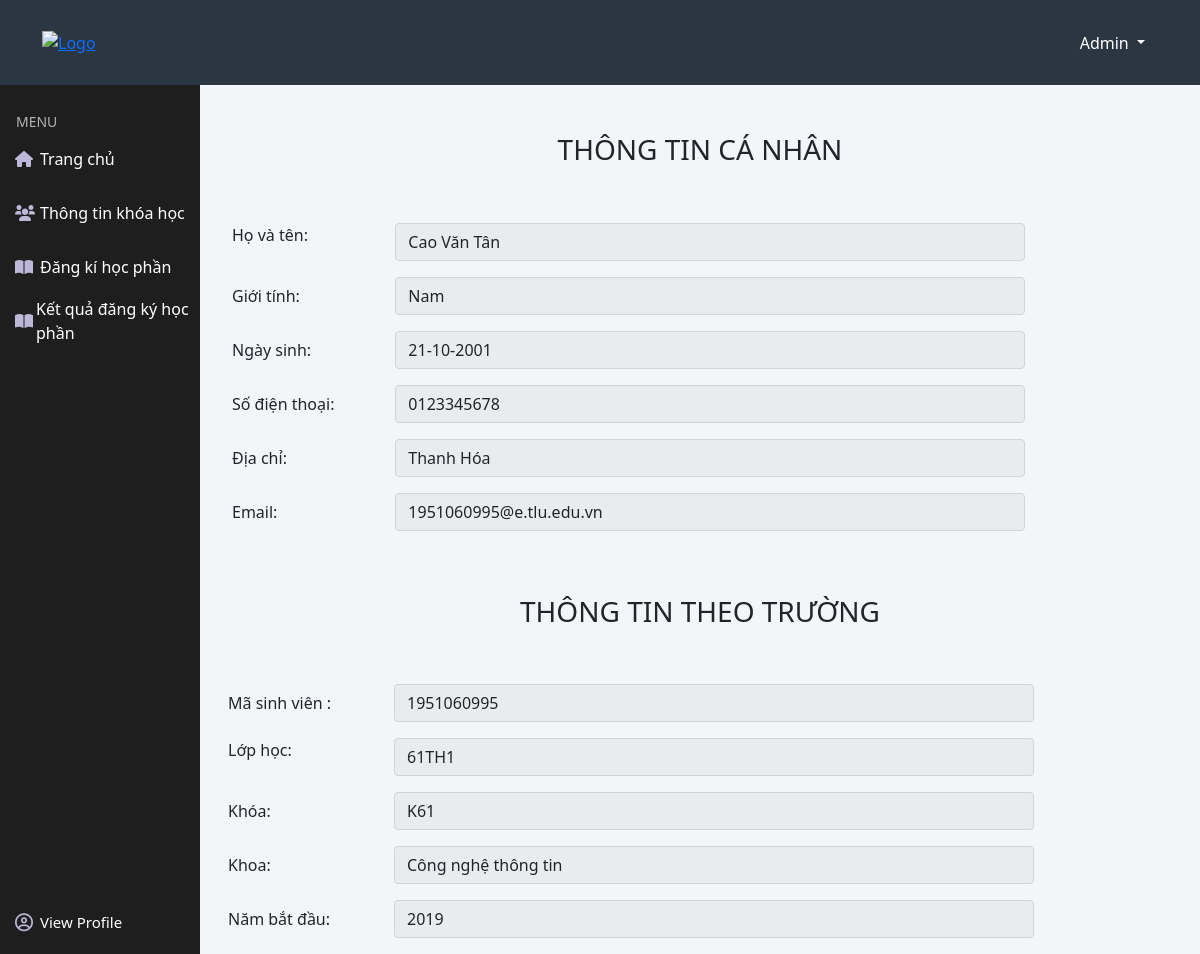
The page /view/student/student_info.php on the database as committed earlier.
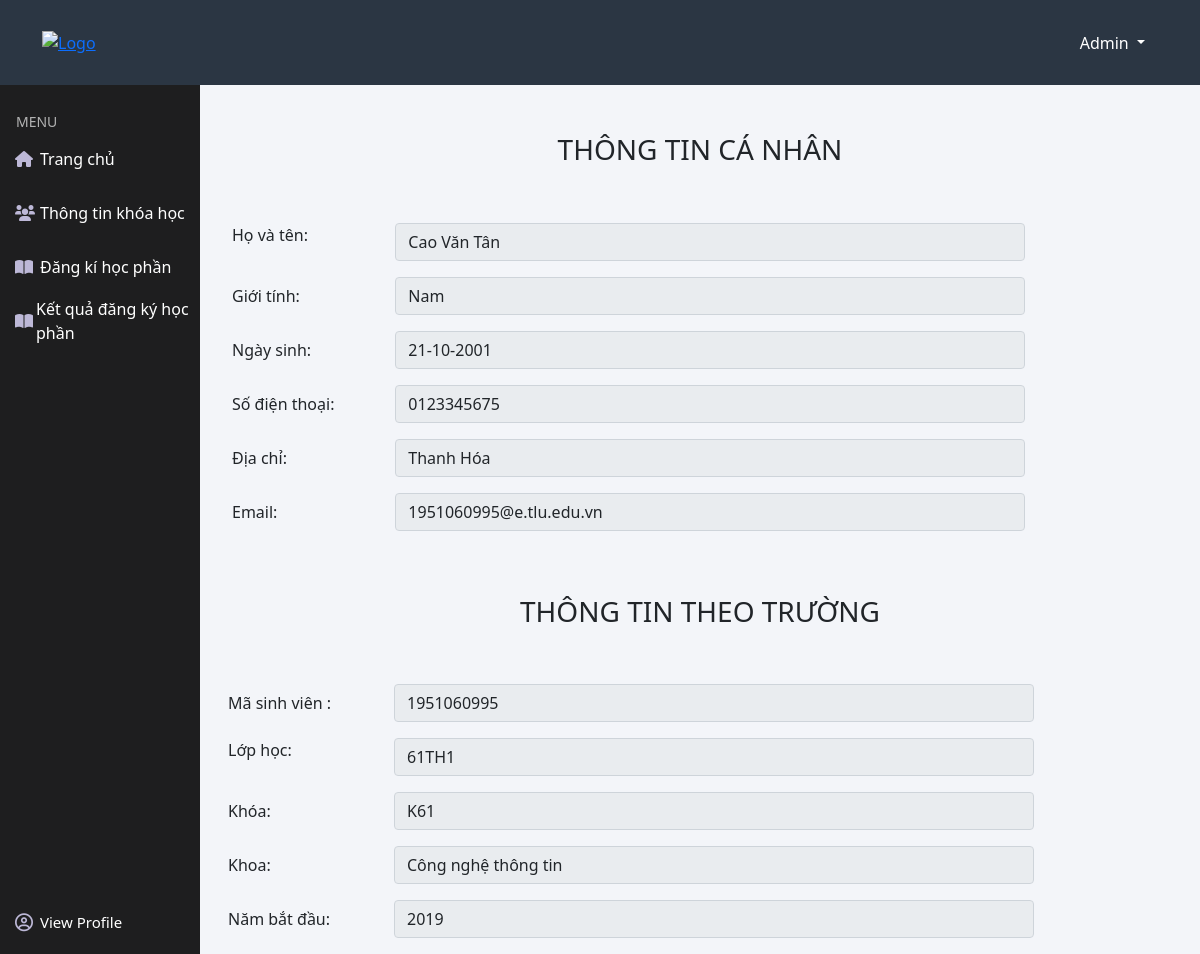
The same page on the database as committed later.
### tables this page shows
CREATE TABLE `student` (
  `std_id` varchar(10) NOT NULL,
  `std_name` varchar(50) NOT NULL,
  `std_gender` tinyint(1) NOT NULL,
  `std_birthday` date NOT NULL,
  `std_phone` varchar(10) NOT NULL,
  `std_email` varchar(50) NOT NULL,
  `std_address` varchar(100) NOT NULL,
  `std_pass` varchar(100) NOT NULL,
  `class_id` int(10) UNSIGNED NOT NULL
);

### view/student/student_info.php (the view, shortened to what the changed rows need)
<?php
include '../../partials-front/header.php';
include '../../partials-front/student_menu.php';
include '../../config/config.php';
$sql = "SELECT * FROM student e INNER JOIN class o on e.class_id = o.class_id INNER JOIN office a on  o.office_id = a.office_id INNER JOIN course c on o.course_id = c.course_id ";
 $result = mysqli_query($con,$sql);
 $row = mysqli_fetch_assoc($result);
?>
<div class="col-10 float-end">
    <div class="container">
        <div class="row ">
            <div class="col-12">
                <div class="ms-2 mb-3 row">
                    <div class="col-sm-8">
                        <input type="text" readonly value="<?php echo $row['std_name'] ?> " class="form-control"
                            id="inputPassword" name="st_name">
                    </div>
                </div>
                <div class=" ms-2 mb-3 row">
                    <div class="col-sm-8">
                        <input type="text" readonly value="<?php if($row['std_gender'] == true)
                        {echo 'Nam' ;}
                        else { echo 'Nữ';
                        }?> "
                         class="form-control"
                            id="staticEmail" name="st_gender">
                    </div>
                </div>
                <div class="ms-2 mb-3 row">
                    <div class="col-sm-8">
                        <input type="text" readonly value="<?php $date = explode('-', $row['std_birthday']);
                            $birthday = $date[2] . '-' . $date[1] . '-' . $date[0];
                            echo  $birthday;?> " class="form-control"
                            id="inputPassword" name="st_date">
                    </div>
                </div>
                <div class="ms-2 mb-3 row">
                    <div class="col-sm-8">
                        <input type="text" readonly value="<?php echo $row['std_phone'] ?> " class="form-control"
                            id="staticEmail" name="st_phone">
                    </div>
                </div>
                <div class=" ms-2 mb-3 row">
                    <div class="col-sm-8">
                        <input type="text" readonly value="<?php echo $row['std_address'] ?> " class="form-control"
                            id="inputPassword" name="st_address">
                    </div>
                </div>
                <div class="ms-2 mb-3 row">
                    <div class="col-sm-8">
                        <input type="text" readonly value="<?php echo $row['std_email'] ?> " class="form-control"
                            id="staticEmail" name="st_email">
                    </div>
                </div>
            </div>
        </div>
    </div>
    <div class="row ">
        <div class="col-12">
            <div class="ms-3 mb-3 row">
                <div class="col-sm-8">
                    <input type="text" readonly value="<?php echo $row['std_id'] ?> " class="form-control"
                        id="staticEmail" name="st_id">
                </div>
            </div>
        </div>
    </div>
</div>

Rows that differ between the two databases and show on the page:
changed student "Cao Văn Tân": st_phone "0123345678" → "0123345675"
